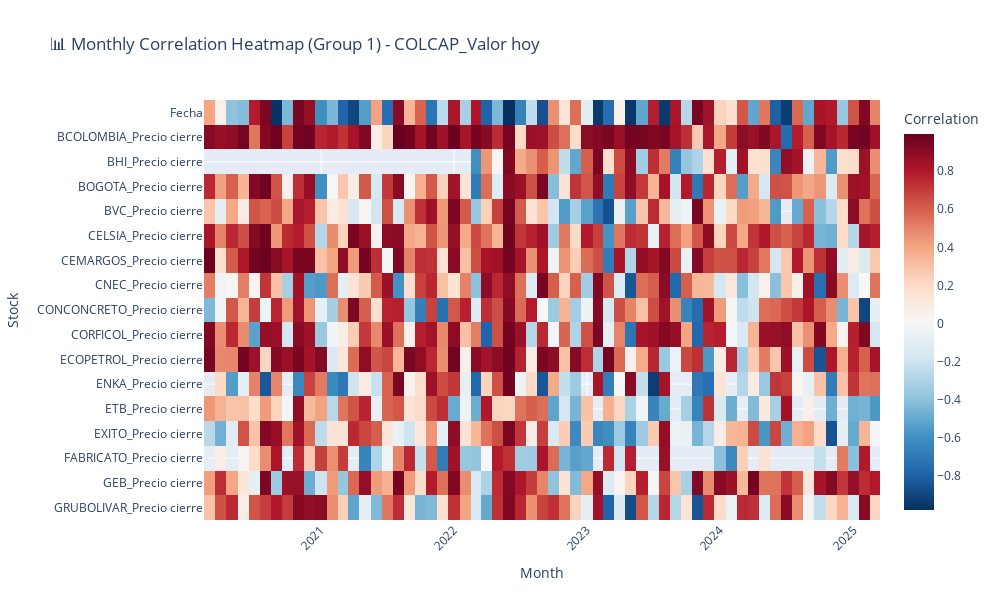
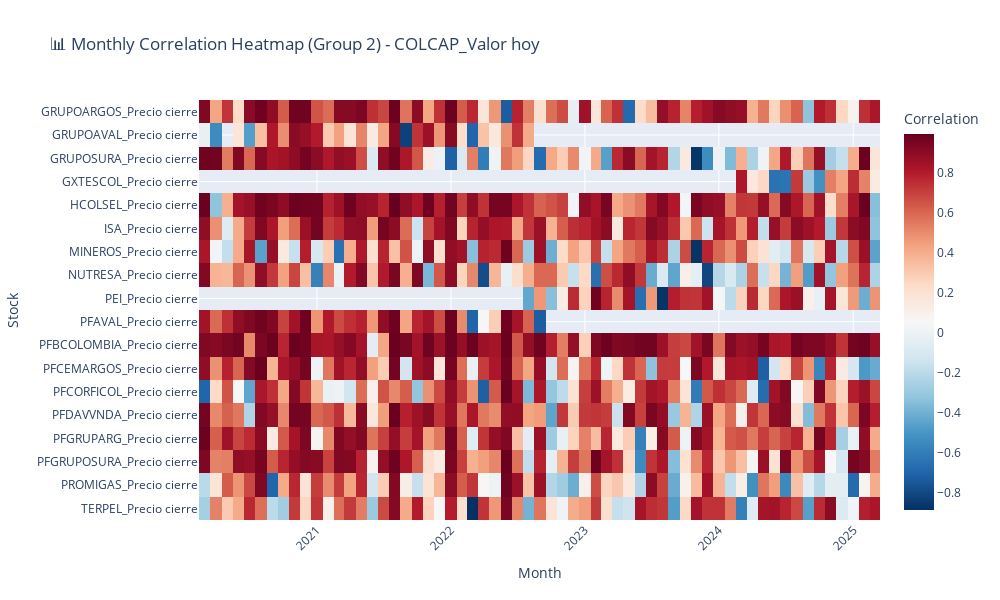

The code cell stored with these charts, in order, in its notebook:
### Code cell
monthly_corr.index = monthly_corr.index.astype(str)
# 🔥 **Split into Two Groups**
stocks = list(monthly_corr.columns)
midpoint = len(stocks) // 2  # Divide into two equal parts

group1 = stocks[:midpoint]  # First half
group2 = stocks[midpoint:]  # Second half

# **Function to Create Heatmap**
def plot_heatmap(corr_data, group, title):
    fig = px.imshow(
        corr_data[group].T,  # Transpose for better view
        labels=dict(x="Month", y="Stock", color="Correlation"),
        title=title,
        color_continuous_scale="RdBu_r",
        aspect="auto",
    )

    fig.update_layout(
        autosize=False,
        width=1000,
        height=600,
        xaxis=dict(tickangle=-45),
    )

    fig.show()

# **Plot Heatmaps**
plot_heatmap(monthly_corr, group1, f"📊 Monthly Correlation Heatmap (Group 1) - {target_stock}")
plot_heatmap(monthly_corr, group2, f"📊 Monthly Correlation Heatmap (Group 2) - {target_stock}")

### Figure 1 — Plotly figure (JSON) as saved in the notebook; plotly's stock layout.template omitted (floating-point values rounded to 4 significant figures; data arrays with more than 128 entries replaced by an {"elided": "..."} marker saying what was removed)
{"data": [{"coloraxis": "coloraxis", "hovertemplate": "Month: %{x}<br>Stock: %{y}<br>Correlation: %{z}<extra></extra>", "name": "0", "type": "heatmap", "x": ["2020-03", "2020-04", "2020-05", "2020-06", "2020-07", "2020-08", "2020-09", "2020-10", "2020-11", "2020-12", "2021-01", "2021-02", "2021-03", "2021-04", "2021-05", "2021-06", "2021-07", "2021-08", "2021-09", "2021-10", "2021-11", "2021-12", "2022-01", "2022-02", "2022-03", "2022-04", "2022-05", "2022-06", "2022-07", "2022-08", "2022-09", "2022-10", "2022-11", "2022-12", "2023-01", "2023-02", "2023-03", "2023-04", "2023-05", "2023-06", "2023-07", "2023-08", "2023-09", "2023-10", "2023-11", "2023-12", "2024-01", "2024-02", "2024-03", "2024-04", "2024-05", "2024-06", "2024-07", "2024-08", "2024-09", "2024-10", "2024-11", "2024-12", "2025-01", "2025-02", "2025-03"], "xaxis": "x", "y": ["Fecha", "BCOLOMBIA_Precio cierre", "BHI_Precio cierre", "BOGOTA_Precio cierre", "BVC_Precio cierre", "CELSIA_Precio cierre", "CEMARGOS_Precio cierre", "CNEC_Precio cierre", "CONCONCRETO_Precio cierre", "CORFICOL_Precio cierre", "ECOPETROL_Precio cierre", "ENKA_Precio cierre", "ETB_Precio cierre", "EXITO_Precio cierre", "FABRICATO_Precio cierre", "GEB_Precio cierre", "GRUBOLIVAR_Precio cierre"], "yaxis": "y", "z": {"elided": "17x61 float values"}}], "layout": {"autosize": false, "coloraxis": {"colorbar": {"title": {"text": "Correlation"}}, "colorscale": [[0, "rgb(5,48,97)"], [0.1, "rgb(33,102,172)"], [0.2, "rgb(67,147,195)"], [0.3, "rgb(146,197,222)"], [0.4, "rgb(209,229,240)"], [0.5, "rgb(247,247,247)"], [0.6, "rgb(253,219,199)"], [0.7, "rgb(244,165,130)"], [0.8, "rgb(214,96,77)"], [0.9, "rgb(178,24,43)"], [1, "rgb(103,0,31)"]]}, "height": 600, "title": {"text": "📊 Monthly Correlation Heatmap (Group 1) - COLCAP_Valor hoy"}, "width": 1000, "xaxis": {"anchor": "y", "domain": [0, 1], "tickangle": -45, "title": {"text": "Month"}}, "yaxis": {"anchor": "x", "autorange": "reversed", "domain": [0, 1], "title": {"text": "Stock"}}}}

### Figure 2 — Plotly figure (JSON) as saved in the notebook; plotly's stock layout.template omitted (floating-point values rounded to 4 significant figures; data arrays with more than 128 entries replaced by an {"elided": "..."} marker saying what was removed)
{"data": [{"coloraxis": "coloraxis", "hovertemplate": "Month: %{x}<br>Stock: %{y}<br>Correlation: %{z}<extra></extra>", "name": "0", "type": "heatmap", "x": ["2020-03", "2020-04", "2020-05", "2020-06", "2020-07", "2020-08", "2020-09", "2020-10", "2020-11", "2020-12", "2021-01", "2021-02", "2021-03", "2021-04", "2021-05", "2021-06", "2021-07", "2021-08", "2021-09", "2021-10", "2021-11", "2021-12", "2022-01", "2022-02", "2022-03", "2022-04", "2022-05", "2022-06", "2022-07", "2022-08", "2022-09", "2022-10", "2022-11", "2022-12", "2023-01", "2023-02", "2023-03", "2023-04", "2023-05", "2023-06", "2023-07", "2023-08", "2023-09", "2023-10", "2023-11", "2023-12", "2024-01", "2024-02", "2024-03", "2024-04", "2024-05", "2024-06", "2024-07", "2024-08", "2024-09", "2024-10", "2024-11", "2024-12", "2025-01", "2025-02", "2025-03"], "xaxis": "x", "y": ["GRUPOARGOS_Precio cierre", "GRUPOAVAL_Precio cierre", "GRUPOSURA_Precio cierre", "GXTESCOL_Precio cierre", "HCOLSEL_Precio cierre", "ISA_Precio cierre", "MINEROS_Precio cierre", "NUTRESA_Precio cierre", "PEI_Precio cierre", "PFAVAL_Precio cierre", "PFBCOLOMBIA_Precio cierre", "PFCEMARGOS_Precio cierre", "PFCORFICOL_Precio cierre", "PFDAVVNDA_Precio cierre", "PFGRUPARG_Precio cierre", "PFGRUPOSURA_Precio cierre", "PROMIGAS_Precio cierre", "TERPEL_Precio cierre"], "yaxis": "y", "z": {"elided": "18x61 float values"}}], "layout": {"autosize": false, "coloraxis": {"colorbar": {"title": {"text": "Correlation"}}, "colorscale": [[0, "rgb(5,48,97)"], [0.1, "rgb(33,102,172)"], [0.2, "rgb(67,147,195)"], [0.3, "rgb(146,197,222)"], [0.4, "rgb(209,229,240)"], [0.5, "rgb(247,247,247)"], [0.6, "rgb(253,219,199)"], [0.7, "rgb(244,165,130)"], [0.8, "rgb(214,96,77)"], [0.9, "rgb(178,24,43)"], [1, "rgb(103,0,31)"]]}, "height": 600, "title": {"text": "📊 Monthly Correlation Heatmap (Group 2) - COLCAP_Valor hoy"}, "width": 1000, "xaxis": {"anchor": "y", "domain": [0, 1], "tickangle": -45, "title": {"text": "Month"}}, "yaxis": {"anchor": "x", "autorange": "reversed", "domain": [0, 1], "title": {"text": "Stock"}}}}
